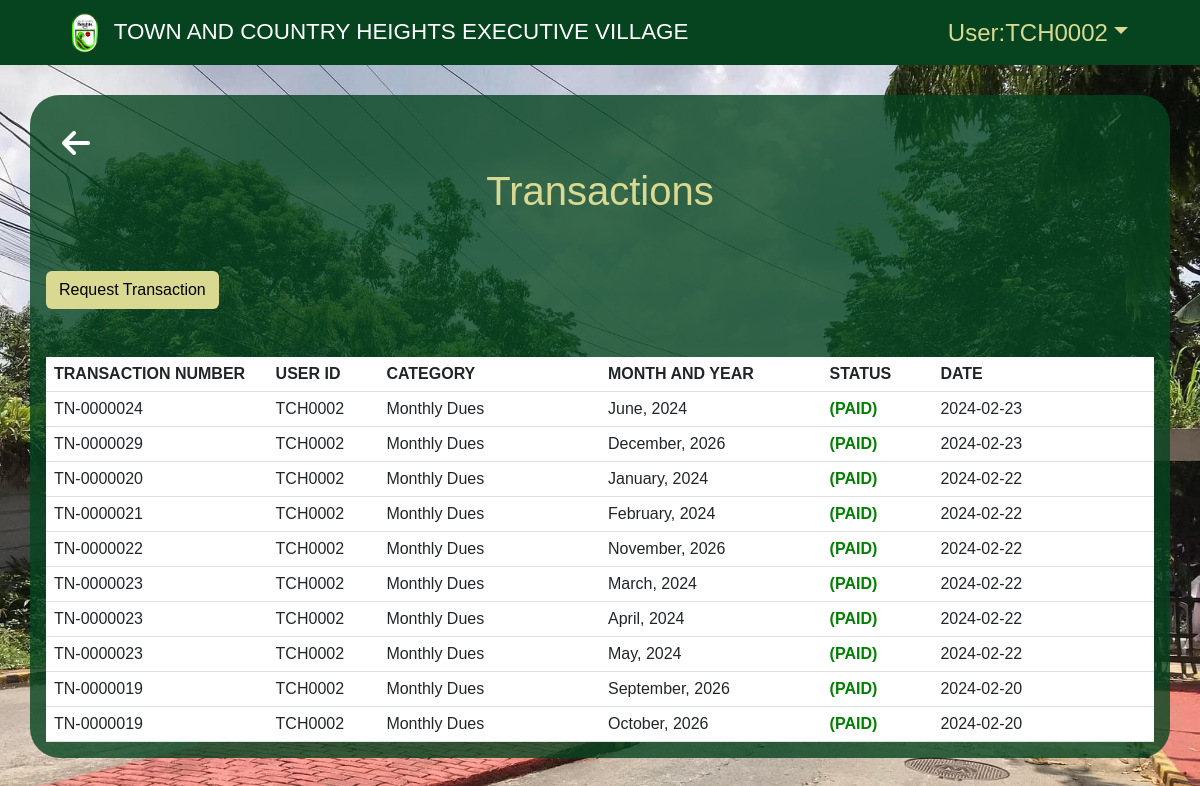
Screenshot of /TABLE.php (signed in) with the database file from the repository.
### tables this page shows
CREATE TABLE `payments_list` (
  `id` int(100) NOT NULL,
  `transaction_number` varchar(250) NOT NULL,
  `homeowners_id` int(100) NOT NULL,
  `property_id` int(100) NOT NULL,
  `collection_id` int(255) NOT NULL,
  `collection_fee_id` int(100) NOT NULL,
  `date_created` datetime NOT NULL,
  `paid` varchar(100) NOT NULL,
  `balance` varchar(100) NOT NULL,
  `remarks` varchar(255) NOT NULL,
  `paid_by` varchar(255) NOT NULL,
  `admin` varchar(255) NOT NULL,
  `archive` varchar(255) DEFAULT 'ACTIVE'
);

CREATE TABLE `homeowners_users` (
  `id` int(100) NOT NULL,
  `account_number` varchar(100) NOT NULL,
  `username` varchar(100) NOT NULL,
  `password` varchar(100) NOT NULL,
  `firstname` varchar(100) NOT NULL,
  `lastname` varchar(100) NOT NULL,
  `middle_initial` varchar(100) NOT NULL,
  `email` varchar(100) NOT NULL,
  `phone_number` varchar(100) NOT NULL,
  `blk` varchar(100) NOT NULL,
  `lot` varchar(100) NOT NULL,
  `street` varchar(100) NOT NULL,
  `phase` varchar(100) NOT NULL,
  `status` varchar(100) NOT NULL,
  `position` varchar(255) NOT NULL,
  `date_created` datetime NOT NULL,
  `archive` varchar(255) NOT NULL DEFAULT 'ACTIVE',
  `token` varchar(255) NOT NULL
);

CREATE TABLE `collection_fee` (
  `id` int(11) NOT NULL,
  `collection_fee_number` varchar(255) NOT NULL,
  `category` varchar(100) NOT NULL,
  `description` varchar(100) NOT NULL,
  `fee` varchar(100) NOT NULL,
  `date_created` datetime NOT NULL,
  `status` varchar(100) NOT NULL DEFAULT 'ACTIVE'
);

CREATE TABLE `collection_list` (
  `id` int(255) NOT NULL,
  `property_id` int(200) NOT NULL,
  `owners_id` int(255) NOT NULL,
  `collection_fee_id` int(250) NOT NULL,
  `date_created` datetime NOT NULL,
  `balance` varchar(200) NOT NULL,
  `date_paid` datetime NOT NULL,
  `status` varchar(200) NOT NULL,
  `month` varchar(200) NOT NULL,
  `month_int` varchar(100) NOT NULL,
  `year` varchar(200) NOT NULL,
  `email_status` varchar(100) NOT NULL DEFAULT 'NOT SENT',
  `archive` varchar(255) NOT NULL DEFAULT 'ACTIVE'
);

### TABLE.php (the view, shortened to what this page needs)
<?php
require_once "../user-panel/user-nav.php";
require_once "../includes/user_header_transactions.php";
$server = new Server();
?>
<main>
  <div class="backbtn-title d-flex flex-column">
    <div class="col-12 back-button">
      <a href="home.php" class="d-flex justify-content-start">
        <i class="fa-solid fa-arrow-left" style="color: #ffffff;"></i>
      </a>
    </div>
    <div class="row d-flex mt-2 mb-5 justify-content-center">
      <div class="col col-xl-12 option-title">
        <h1>Transactions</h1>
      </div>
    </div>
  </div>
  <div class="request-transaction mb-5">
    <?php include "../user-panel/profile_request_transaction.php" ?>
    <button type="button" class="btn d-flex justify-content-end" data-toggle="modal" data-target="#request_transaction">
      Request Transaction
    </button>
  </div>
<div class="table-responsive">
<table class="table mb-0">
    <thead class="thead-dark">
      <tr>
        <th scope="col" width="20%">TRANSACTION NUMBER</th>
        <th scope="col" width="10%">USER ID</th>
        <th scope="col" width="20%">CATEGORY</th>
        <th scope="col" width="20%">MONTH AND YEAR</th>
        <th scope="col" width="10">STATUS</th>
        <th scope="col" width="20%">DATE</th>
      </tr>
    </thead>
    <tbody>
      <?php
      $id = $_SESSION["user_id"];
      $query =  "SELECT
                payments_list.id,
                payments_list.transaction_number,
                payments_list.homeowners_id,
                payments_list.property_id,
                payments_list.collection_id,
                payments_list.collection_fee_id,
                DATE(payments_list.date_created) AS date_created,
                payments_list.paid,
                homeowners_users.id,
                homeowners_users.account_number,
                property_list.id,
                collection_list.id,
                collection_list.property_id,
                collection_list.collection_fee_id,
                collection_list.month,
                collection_list.year,
                collection_list.balance,
                collection_list.status,
                collection_fee.id,
                collection_fee.category,
                collection_fee.fee
                FROM payments_list
                INNER JOIN homeowners_users ON payments_list.homeowners_id = homeowners_users.id
                INNER JOIN property_list ON payments_list.property_id = property_list.id
                INNER JOIN collection_list ON payments_list.collection_id = collection_list.id
                INNER JOIN collection_fee ON payments_list.collection_fee_id = collection_fee.id
                WHERE payments_list.homeowners_id = :user_id
                ORDER BY date_created DESC;";
      $data = ["user_id" => $id];
      $connection = $server->openConn();
      $stmt = $connection->prepare($query);
      $stmt->execute($data);
      if ($stmt->rowCount() > 0) {
        while ($result = $stmt->fetch()) {
          $transaction_number = $result["transaction_number"];
          $account_number = $result['account_number'];
          $collection_fee_id = $result["category"];
          $date_created = $result["date_created"];
          $status = $result["status"];
          $month = $result["month"];
          $year = $result["year"];
          $monthyear = "{$month}, {$year}";
      ?>
          <tr>
            <td><?= $transaction_number ?></td>
            <td><?= $account_number ?></td>
            <td><?= $collection_fee_id ?></td>
            <td><?= $monthyear?></td>
            <td><?php
                if ($status === "PAID") {
                  echo '<span style="color: green; font-weight: bold;"> (PAID)</span>';
                } else {
                  echo '<span style="color: red; font-weight: bold;"> (UNPAID)</span>';
                }
                ?>
            </td>
            <td><?= $date_created ?></td>
          </tr>
      <?php
        }
      }
      ?>
    </tbody>
  </table>
</div>
</main>
</body>
<?php
require "../includes/footer.php";
?>

### styles/user-home.css (style rules this page uses)
body { min-height: 100vh; width: 100%; background-image: url("../img/town_and_country_heights.jpg"); background-size: cover; background-repeat: no-repeat; background-attachment: fixed; }
main { min-height: 60vh; width: 95%; padding: 1rem; margin-top: 30px; margin-right: auto; margin-left: auto; margin-bottom: auto; border-radius: 30px; background-color: rgba(6, 68, 32, 0.8); color: white; font-family: 'Poppins', sans-serif; }

### styles/backbutton.css (style rules this page uses)
.back-button a { text-decoration: none; color: white; font-size: 32px; margin-left: 1rem; margin-top: 1rem; }
.backbtn-title { display: flex; justify-content: center; align-items: center; min-height: 80px; }
.option-title { color: #DAD992; }

### styles/transactions.css (style rules this page uses)
.btn { background-color: #DAD992; color: black; }
thead { background-color: aqua; }
table th { text-overflow: ellipsis; white-space: nowrap; }
thead tr { font-weight: 500; color: #999999; }

### rows the page displays
payments_list: transaction_number "TN-0000024", homeowners_users.account_number "TCH0002", collection_fee.category "Monthly Dues", collection_list.month+year "June, 2024", date_created "2024-02-23"
payments_list: transaction_number "TN-0000029", homeowners_users.account_number "TCH0002", collection_fee.category "Monthly Dues", collection_list.month+year "December, 2026", date_created "2024-02-23"
payments_list: transaction_number "TN-0000020", homeowners_users.account_number "TCH0002", collection_fee.category "Monthly Dues", collection_list.month+year "January, 2024", date_created "2024-02-22"
payments_list: transaction_number "TN-0000021", homeowners_users.account_number "TCH0002", collection_fee.category "Monthly Dues", collection_list.month+year "February, 2024", date_created "2024-02-22"
payments_list: transaction_number "TN-0000022", homeowners_users.account_number "TCH0002", collection_fee.category "Monthly Dues", collection_list.month+year "November, 2026", date_created "2024-02-22"
payments_list: transaction_number "TN-0000023", homeowners_users.account_number "TCH0002", collection_fee.category "Monthly Dues", collection_list.month+year "March, 2024", date_created "2024-02-22"
payments_list: transaction_number "TN-0000023", homeowners_users.account_number "TCH0002", collection_fee.category "Monthly Dues", collection_list.month+year "April, 2024", date_created "2024-02-22"
payments_list: transaction_number "TN-0000023", homeowners_users.account_number "TCH0002", collection_fee.category "Monthly Dues", collection_list.month+year "May, 2024", date_created "2024-02-22"
payments_list: transaction_number "TN-0000019", homeowners_users.account_number "TCH0002", collection_fee.category "Monthly Dues", collection_list.month+year "September, 2026", date_created "2024-02-20"
payments_list: transaction_number "TN-0000019", homeowners_users.account_number "TCH0002", collection_fee.category "Monthly Dues", collection_list.month+year "October, 2026", date_created "2024-02-20"

### other values shown
$_SESSION["username"] "TCH0002"
